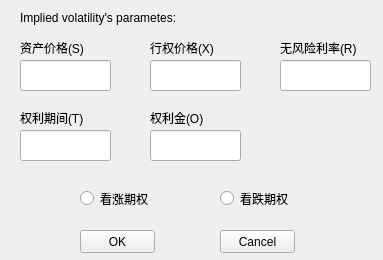
<?xml version="1.0" encoding="UTF-8"?>
<ui version="4.0">
 <class>ImpliVola</class>
 <widget class="QWidget" name="ImpliVola">
  <property name="geometry">
   <rect>
    <x>0</x>
    <y>0</y>
    <width>383</width>
    <height>260</height>
   </rect>
  </property>
  <property name="windowTitle">
   <string>Form</string>
  </property>
  <widget class="QRadioButton" name="radioButton">
   <property name="geometry">
    <rect>
     <x>80</x>
     <y>190</y>
     <width>89</width>
     <height>17</height>
    </rect>
   </property>
   <property name="text">
    <string>看涨期权</string>
   </property>
  </widget>
  <widget class="QRadioButton" name="radioButton_2">
   <property name="geometry">
    <rect>
     <x>220</x>
     <y>190</y>
     <width>89</width>
     <height>17</height>
    </rect>
   </property>
   <property name="text">
    <string>看跌期权</string>
   </property>
  </widget>
  <widget class="QLabel" name="label">
   <property name="geometry">
    <rect>
     <x>20</x>
     <y>10</y>
     <width>191</width>
     <height>16</height>
    </rect>
   </property>
   <property name="text">
    <string>Implied volatility's parametes:</string>
   </property>
  </widget>
  <widget class="QPushButton" name="pushButton">
   <property name="geometry">
    <rect>
     <x>80</x>
     <y>230</y>
     <width>75</width>
     <height>23</height>
    </rect>
   </property>
   <property name="text">
    <string>OK</string>
   </property>
  </widget>
  <widget class="QPushButton" name="pushButton_2">
   <property name="geometry">
    <rect>
     <x>220</x>
     <y>230</y>
     <width>75</width>
     <height>23</height>
    </rect>
   </property>
   <property name="text">
    <string>Cancel</string>
   </property>
  </widget>
  <widget class="QLabel" name="label_2">
   <property name="geometry">
    <rect>
     <x>20</x>
     <y>40</y>
     <width>71</width>
     <height>16</height>
    </rect>
   </property>
   <property name="text">
    <string>资产价格(S)</string>
   </property>
  </widget>
  <widget class="QLabel" name="label_3">
   <property name="geometry">
    <rect>
     <x>150</x>
     <y>40</y>
     <width>71</width>
     <height>16</height>
    </rect>
   </property>
   <property name="text">
    <string>行权价格(X)</string>
   </property>
  </widget>
  <widget class="QLabel" name="label_4">
   <property name="geometry">
    <rect>
     <x>280</x>
     <y>40</y>
     <width>81</width>
     <height>16</height>
    </rect>
   </property>
   <property name="text">
    <string>无风险利率(R)</string>
   </property>
  </widget>
  <widget class="QLabel" name="label_5">
   <property name="geometry">
    <rect>
     <x>20</x>
     <y>110</y>
     <width>71</width>
     <height>16</height>
    </rect>
   </property>
   <property name="text">
    <string>权利期间(T)</string>
   </property>
  </widget>
  <widget class="QLabel" name="label_6">
   <property name="geometry">
    <rect>
     <x>150</x>
     <y>110</y>
     <width>61</width>
     <height>16</height>
    </rect>
   </property>
   <property name="text">
    <string>权利金(O)</string>
   </property>
  </widget>
  <widget class="QLineEdit" name="lineEdit">
   <property name="geometry">
    <rect>
     <x>20</x>
     <y>60</y>
     <width>91</width>
     <height>31</height>
    </rect>
   </property>
  </widget>
  <widget class="QLineEdit" name="lineEdit_2">
   <property name="geometry">
    <rect>
     <x>150</x>
     <y>60</y>
     <width>91</width>
     <height>31</height>
    </rect>
   </property>
  </widget>
  <widget class="QLineEdit" name="lineEdit_3">
   <property name="geometry">
    <rect>
     <x>280</x>
     <y>60</y>
     <width>91</width>
     <height>31</height>
    </rect>
   </property>
  </widget>
  <widget class="QLineEdit" name="lineEdit_4">
   <property name="geometry">
    <rect>
     <x>20</x>
     <y>130</y>
     <width>91</width>
     <height>31</height>
    </rect>
   </property>
  </widget>
  <widget class="QLineEdit" name="lineEdit_5">
   <property name="geometry">
    <rect>
     <x>150</x>
     <y>130</y>
     <width>91</width>
     <height>31</height>
    </rect>
   </property>
  </widget>
 </widget>
 <resources/>
 <connections/>
</ui>
